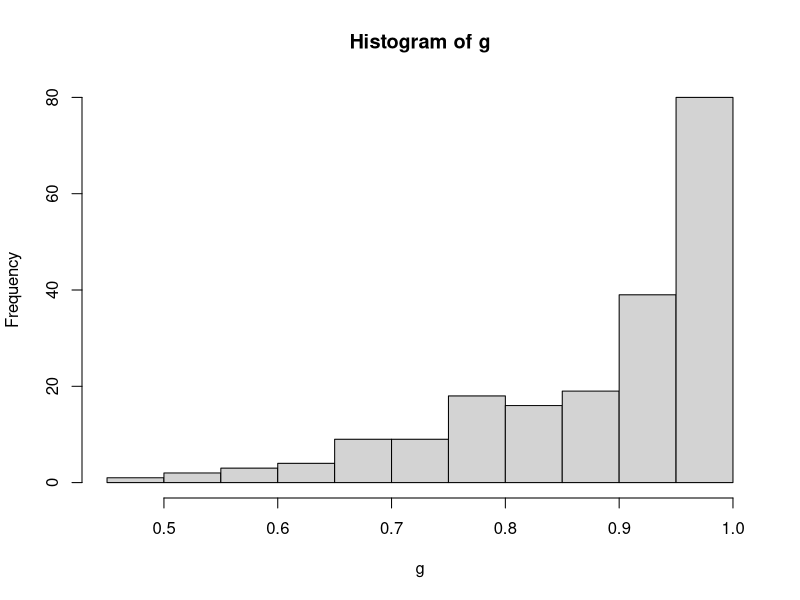
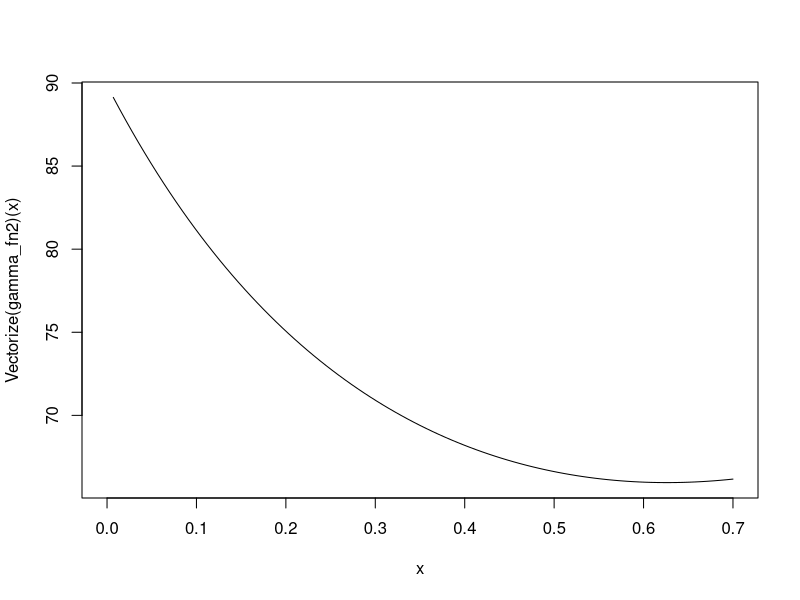

The R script that drew these images, in order:
library(tidyverse)
library(ggplot2)
library(MASS)
library(lattice)
library(scatterplot3d)
library(nleqslv)

rm(list = ls(all.names = TRUE))

# サンプルサイズ
n = 200

# シミュレーションの繰り返し数
kk_T <- 1000

# 共変量の分布の設定、乱数の発生
mu <- c(0,0,0,0)

## 相関パラメータ
rho <- 0
Sigma <- matrix(c(1,rho,rho,rho,
                  rho,1,rho,rho,
                  rho,rho,1,rho,
                  rho,rho,rho,1),4,4)

XX <- mvrnorm(n, mu, Sigma)

# 処置の分布の設定,生成
T_lm <- 0.2+XX[,1]+XX[,2]+XX[,3]+XX[,4]
p_T <- exp(T_lm)/(1+exp(T_lm))

TT <- rep(0,n)
for (i in 1:n) {
  TT[i] <- rbinom(1,size=1,prob=p_T[i])
}

# Potential outcomesの分布の設定
# アウトカムの回帰パラメータの設定
Y_lm1 <- 0.2+1+XX[,1]+XX[,2]; Y_lm0 <- 0.2+XX[,1]+XX[,2]
p_Y1 <- exp(Y_lm1)/(1+exp(Y_lm1)); p_Y0 <- exp(Y_lm0)/(1+exp(Y_lm0))

#　誤判別を含むアウトカムデータの生成
## Misclassified outcomesの割合の設定
pp01_t <- 0.1; pp10_t <- 0.1
pp01_c <- 0.2; pp10_c <- 0.2

YY1 <- YY1_t <- YY0 <- YY0_t <- YY <- YY_t <- rep(0,n);
for(i in 1:n){
  # potential outcomesの乱数の発生
  YY1[i] <- YY1_t[i] <-rbinom(1, size=1, prob=p_Y1[i])
  YY0[i] <- YY0_t[i] <- rbinom(1, size=1, prob=p_Y0[i])
  
  # 観測されるoutcome
  YY[i] <- TT[i]*YY1[i]+(1-TT[i])*YY0[i] #汚染あり
  YY_t[i] <- TT[i]*YY1_t[i]+(1-TT[i])*YY0_t[i] #なし
  
  # Misclassified outcomesの設定
  if(TT[i]==1){
    if(YY_t[i]==1){
      Mis_p <- rbinom(1,size=1,prob=pp01_t)
      if(Mis_p==1) YY[i] <- 0
    }
    
    if(YY_t[i]==0){
      Mis_p <- rbinom(1,size=1,prob=pp10_t)
      if(Mis_p==1) YY[i] <- 1
    }
  }
  if(TT[i]==0){
    if(YY_t[i]==1){
      Mis_p <- rbinom(1,size=1,prob=pp01_c)
      if(Mis_p==1) YY[i] <- 0
    }
    
    if(YY_t[i]==0){
      Mis_p <- rbinom(1,size=1,prob=pp10_c)
      if(Mis_p==1) YY[i] <- 1
    }
  }
  
}

sum(YY == YY_t)

# 真の因果効果 (通常は推定不可能)
tau0 <- mean(YY1_t)-mean(YY0_t)
tau_naive <- mean(YY[TT==1])-mean(YY[TT==0])

# 傾向スコアの算出
ps_fit <- glm(TT~XX, family=binomial)$fit

# ZZ
ZZ <- XX[,1:2]
ZZ_tilde <- XX[,3:4]

####アウトカム回帰のみのモデル####

# 推定方程式
estimate_eq <- function(beta){
  beta_0 <- beta[1]
  beta_t <- beta[2]
  beta_z <- beta[3:4]
  
  or_ml <- beta_0 + TT*beta_t + ZZ%*%beta_z
  lp <- exp((gamma+1)*(or_ml))
  lq <- exp(YY*(gamma+1)*(or_ml))
  pi <- lp/(1+lp)
  g <- (lq/(1+lp))^(gamma/(1+gamma))
  w <- ifelse(TT==1, 1/ps_fit, 1/(1-ps_fit))
  
  return(c(t(w*g*(YY-pi))%*%rep(1,n), t(w*g*(YY-pi))%*%TT, t(w*g*(YY-pi))%*%ZZ))
}

# パラメータ推定 初期値：c(0,0,0,0)
estimate_pra_fn <- function(gamma){
  gamma <<- gamma
  beta_hat <- nleqslv(c(0,0,0,0), estimate_eq, method = "Newton")$x
  
  return(list(beta_hat=beta_hat, gamma=gamma))
}


## 重みのプロット
plot_fn <- function(beta,gamma,type="density"){
  beta_0 <- beta[1]
  beta_t <- beta[2]
  beta_z <- beta[3:4]
  
  or_ml <- beta_0 + TT*beta_t + ZZ%*%beta_z
  lp <- exp((gamma+1)*(or_ml))
  lq <- exp(YY*(gamma+1)*(or_ml))
  pi <- lp/(1+lp)
  g <- (lq/(1+lp))^(gamma/(1+gamma))
  
  if(type == "density"){
    plot(density(g))
  }else if(type == "hist"){
    hist(g)
  }else{
    print("error")
  }
}

## だいたい全体の何割のデータを使っているか？
propotion_fn <- function(beta,gamma){
  beta_0 <- beta[1]
  beta_t <- beta[2]
  beta_z <- beta[3:4]
  
  or_ml <- beta_0 + TT*beta_t + ZZ%*%beta_z
  lp <- exp((gamma+1)*(or_ml))
  lq <- exp(YY*(gamma+1)*(or_ml))
  pi <- lp/(1+lp)
  g <- (lq/(1+lp))^(gamma/(1+gamma))
  
  return(mean(g))
}

## 結果

gamma <- 0.3
beta_hat <- estimate_pra_fn(gamma)$beta_hat
print(beta_hat)
plot_fn(beta_hat, gamma, type = "hist")

propotion_fn(beta_hat, gamma)

# gamma <- 1
# beta_hat <- estimate_pra_fn(gamma)
# 
# beta_t <- beta_hat[2]

# 
# ガンマの選択について
# gamma_0 <- 0.1
# gamma <- 0.1
# 
# gamma_fn1 <- function(gamma){
#   beta_hat <- estimate_pra_fn(gamma)$beta_hat
# 
#   or_ml <- beta_hat[1] + TT*beta_hat[2] + ZZ%*%beta_hat[3:4]
#   lp <- exp(or_ml)
#   pi <- lp/(1+lp)
#   return(-sum(pi^(gamma_0+1)+(1-pi)^(gamma_0+1))^(1/(gamma_0+1)))
# }
# 
# gamma_hat <- optimise(gamma_fn1,c(0,1))$minimum
# 
# ## plot
# curve(Vectorize(gamma_fn1)(x), 0, 10)
# # plot(gamma_fn1, 0, 10)


# Sugasawa2021
DD <- function(expr, name, order = 1) {
  if(order < 1) stop("'order' must be >= 1")
  if(order == 1) D(expr, name)
  else DD(D(expr, name), name, order - 1)
}

f <- expression(pi^YY * (1-pi)^(1-YY))
DD(f, "YY", 2)   

gamma_fn2 <- function(gamma){
  
  beta_hat <- estimate_pra_fn(gamma)$beta_hat

  or_ml <- beta_hat[1] + TT*beta_hat[2] + ZZ%*%beta_hat[3:4]
  lp <- exp(or_ml)
  pi <- lp/(1+lp)
  
  C_gamma <- (pi^(1+gamma) + (1-pi)^(1+gamma))^(gamma/(gamma+1))
  
  f0 <- (pi^2/(1-pi))^gamma - (1-pi)^gamma
  f1 <- pi^gamma - ((1-pi)^2/pi)^gamma
  
  H_gamma <- ifelse(YY==0, f0*pi*log(pi/(1-pi))/(C_gamma*2*gamma), 
                    (1)*f1*(1-pi)*log(pi/(1-pi))/(C_gamma*2*gamma))

  return(sum(H_gamma))
}

## plot(gamma_fn2, 0, 10)
curve(Vectorize(gamma_fn2)(x), 0, 0.7)



gamma_hat <- optimise(gamma_fn2,c(0,2))$minimum


# 新たなガンマによる推定結果

beta_hat_gamma_hat <- estimate_pra_fn(gamma_hat)

beta_hat_gamma_hat

# まとめた推定

## 最適化のための関数にパラメータを入れられない

gamma_0 <- 0.1
estimate_fn <- function(gamma_0){
  
  gamma_fn1 <- function(gamma){
    beta_hat <- estimate_pra_fn(gamma)$beta_hat
    
    or_ml <- beta_hat[1] + TT*beta_hat[2] + ZZ%*%beta_hat[3:4]
    lp <- exp(or_ml)
    pi <- lp/(1+lp)
    return(-sum(pi^(gamma_0+1)+(1-pi)^(gamma_0+1))^(1/(gamma_0+1)))
  }
  
  gamma_hat <- optimise(gamma_fn1,c(0,2.5))$minimum
  beta_hat_gamma <- estimate_pra_fn(gamma_hat)$beta_hat
  
  return(list(beta_hat_gamma=beta_hat_gamma, gamma_hat=gamma_hat))
}
